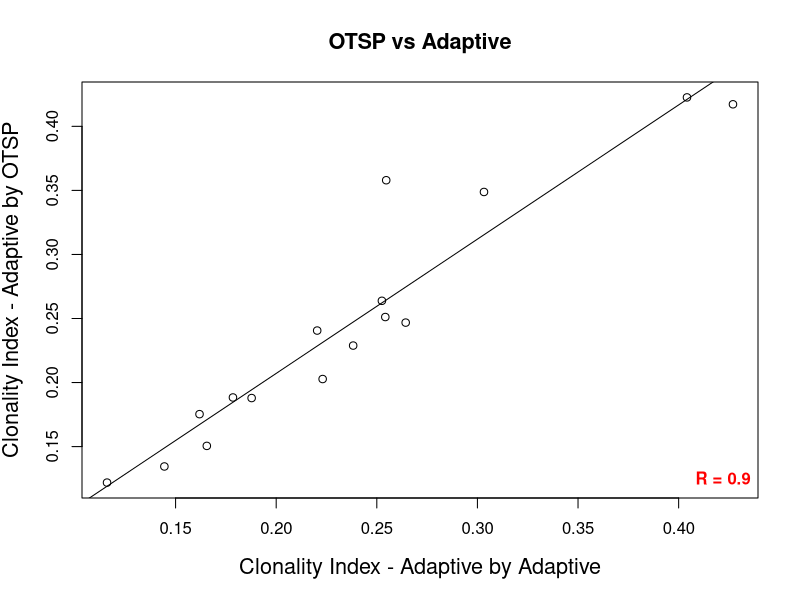
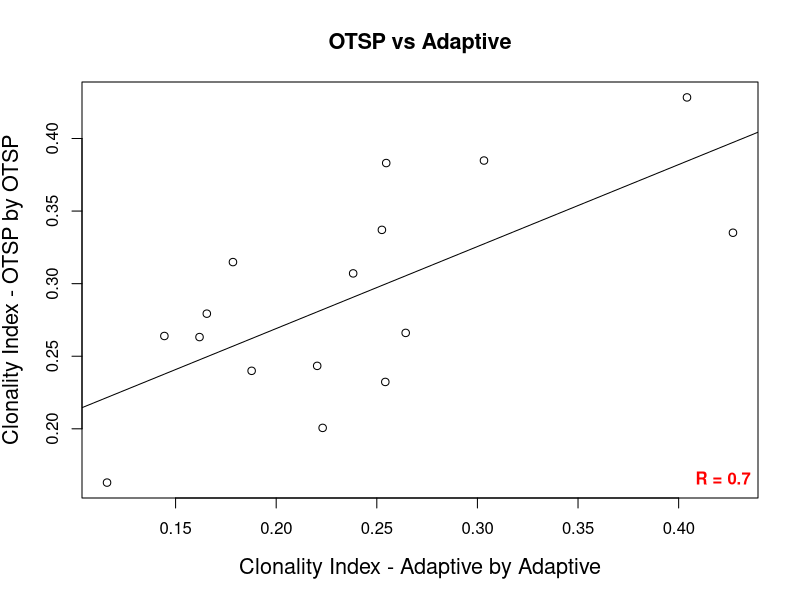
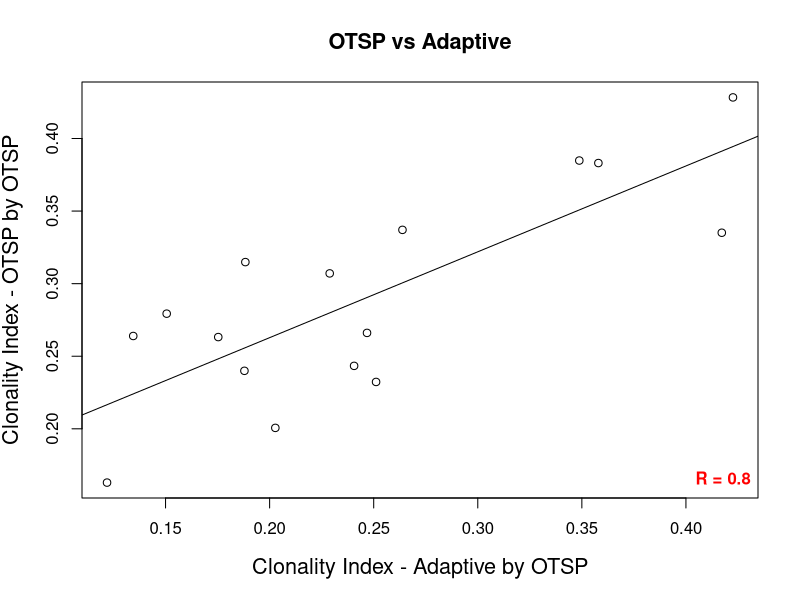
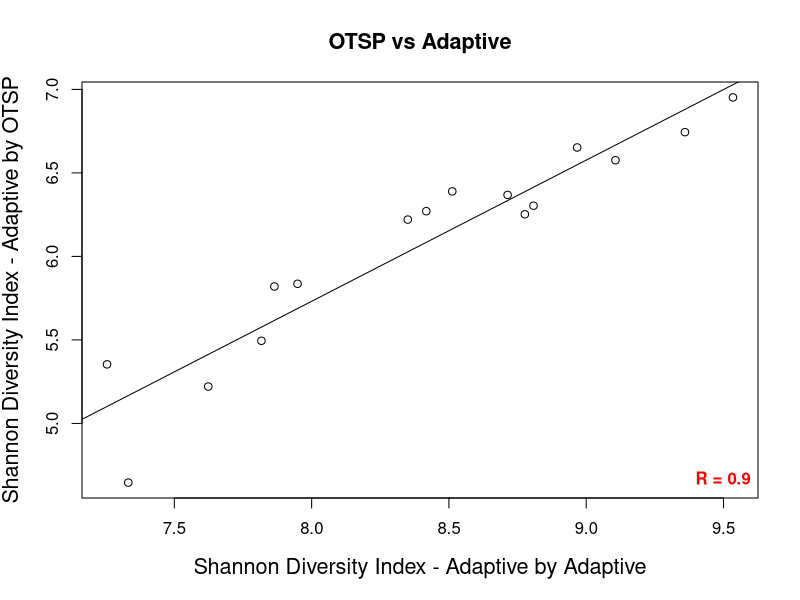
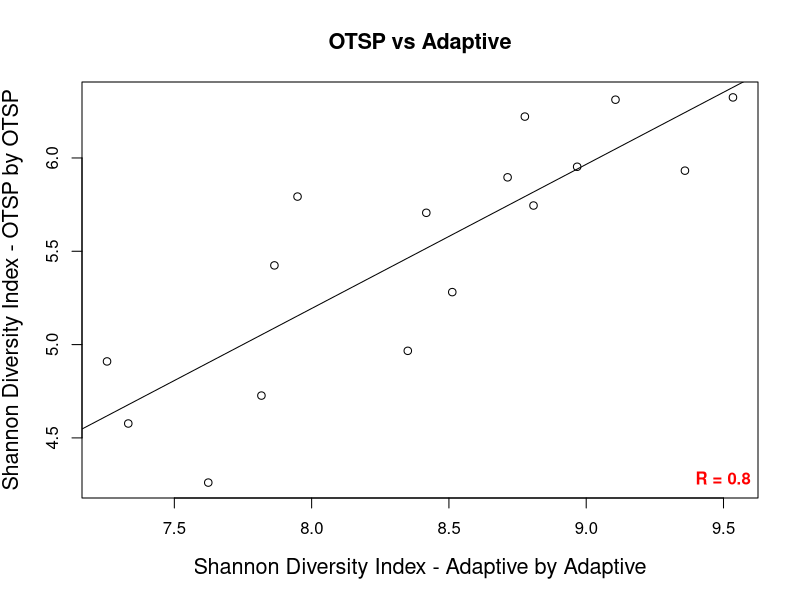
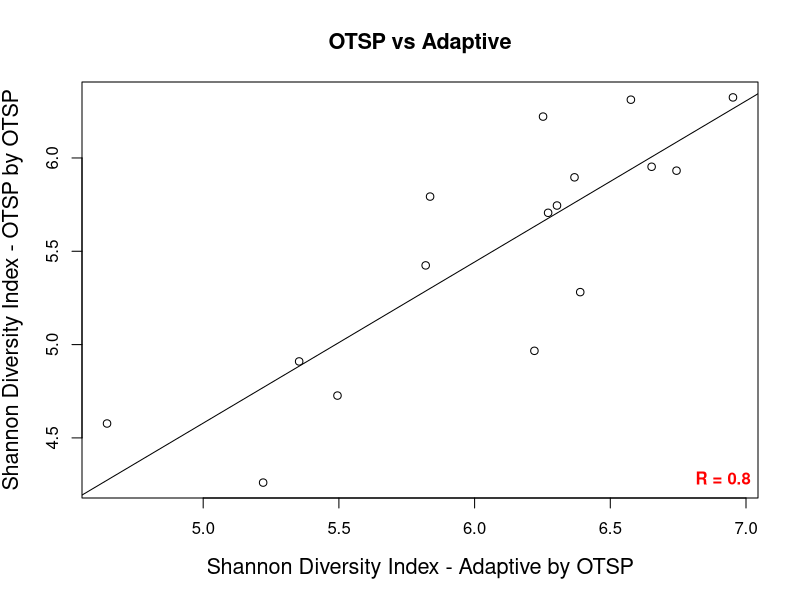
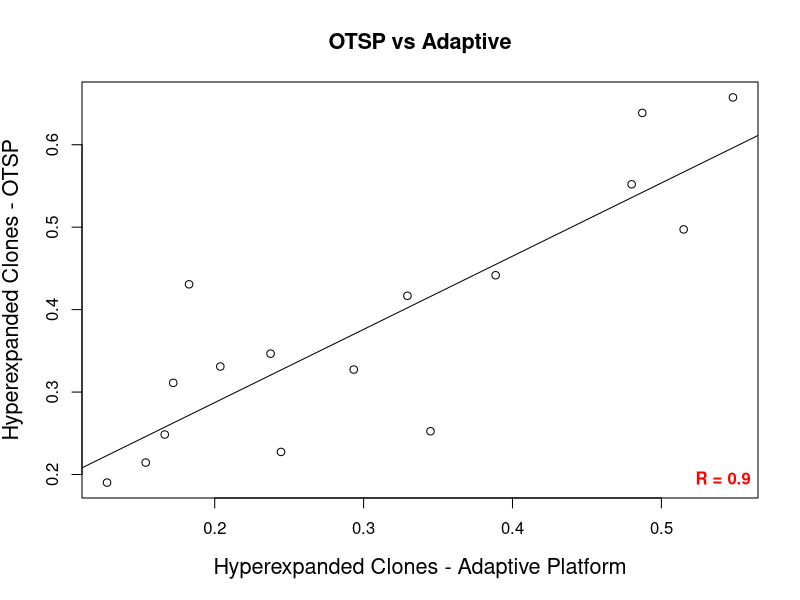

Here is the R script that generated these plots, in order:
par(mfrow = c(1,1))


library(GGally)
library(MASS)
library(reshape2)
library(viridis)
library(ggplot2)
library(zoo)
library(plyr)
library(dplyr)
library(data.table)

### Data
data_dt <- fread(file.path("./data/temp/tempAdaptive.txt"))
outDir_v <- file.path("./output/fig6_supfig5/")

### Comparisons



clonality_lsv <- list(c("aClonality", "aClonalityOurCode"),
                      c("aClonality", "ourClonality"),
                      c("aClonalityOurCode", "ourClonality"))

entropy_lsv <- list(c("aEntropy", "aEntropyOurCode"),
                    c("aEntropy", "ourEntropy"),
                    c("aEntropyOurCode", "ourEntropy"))

hyper_lsv <- list(c("aHyper", "ourHyper"))


clonality_lsv_lab<- list(c("Clonality Index - Adaptive by Adaptive","Clonality Index - Adaptive by OTSP"),
                     c("Clonality Index - Adaptive by Adaptive","Clonality Index - OTSP by OTSP"),
                     c("Clonality Index - Adaptive by OTSP","Clonality Index - OTSP by OTSP"))

entropy_lsv_lab <- list(c("Shannon Diversity Index - Adaptive by Adaptive","Shannon Diversity Index - Adaptive by OTSP"),
                        c("Shannon Diversity Index - Adaptive by Adaptive","Shannon Diversity Index - OTSP by OTSP"),
                        c("Shannon Diversity Index - Adaptive by OTSP","Shannon Diversity Index - OTSP by OTSP"))
hyper_lsv_lab <- list(c("Hyperexpanded Clones - Adaptive Platform", "Hyperexpanded Clones - OTSP"))

compare_lslsv <- list("Clonality" = clonality_lsv,
                      "Entropy" = entropy_lsv,
                      "Hyper" = hyper_lsv)

compare_lslsv_lab <- list("Clonality" = clonality_lsv_lab,
                      "Entropy" = entropy_lsv_lab,
                      "Hyper" = hyper_lsv_lab)

for (i in 1:length(compare_lslsv)) {
  
  ## Get name and list
  currMetric_v <- names(compare_lslsv)[i]
  currList_lsv <- compare_lslsv[[currMetric_v]]
  currList_lsv_lab<-compare_lslsv_lab[[currMetric_v]]
  ## Make directory
  #mkdir <- p /path-to-directory/directory-name#
  

    currDir_v <- file.path(outDir_v,currMetric_v) 
    print(currDir_v)
    dir.create(currDir_v, recursive = TRUE)
    
    for (j in 1:length(currList_lsv)) {
    
    ## Get columns
    currCol1_v <- currList_lsv_lab[[j]][1]
    currCol2_v <- currList_lsv_lab[[j]][2]
    ## Get data
    currVals1_v <- data_dt[[currList_lsv[[j]][1]]]
    currVals2_v <- data_dt[[currList_lsv[[j]][2]]]
    
    ## Get correlation
    currCor <- cor.test(currVals1_v, currVals2_v)
    currlm <- summary(lm(currVals2_v ~ currVals1_v))
   
    ## Get results
    currP_v <- currCor$p.value
    currR_v <- currCor$estimate
    
    ## Get line paramters
    currA_v <- currlm$coefficients[1,1]
    currB_v <- currlm$coefficients[2,1]
    
    ## Make legend
    currLegend_v <- c(paste0("R = ", round(currR_v, digits = 1)))
                      #paste0("p = ", round(currP_v, digits = 1)))
    
    
    ## Make plot info
    title_v <- paste("OTSP vs Adaptive")
    name_v <- file.path(currDir_v, paste0(currCol1_v, "_vs_", currCol2_v, ".pdf"))
    
    ## Make plot
    pdf(file = name_v)
    plot(x = currVals1_v, xlab = currCol1_v,
         y = currVals2_v, ylab = currCol2_v,
         main = title_v, cex.lab=1.3, cex.main=1.3)
    legend("bottomright", legend = currLegend_v, bty = 'n', text.font=2, text.col = "Red" , c(as.expression(bquote(bold("Bold")))))
    abline(a = currA_v, b = currB_v)
    dev.off()
  } # for j
} # for i



